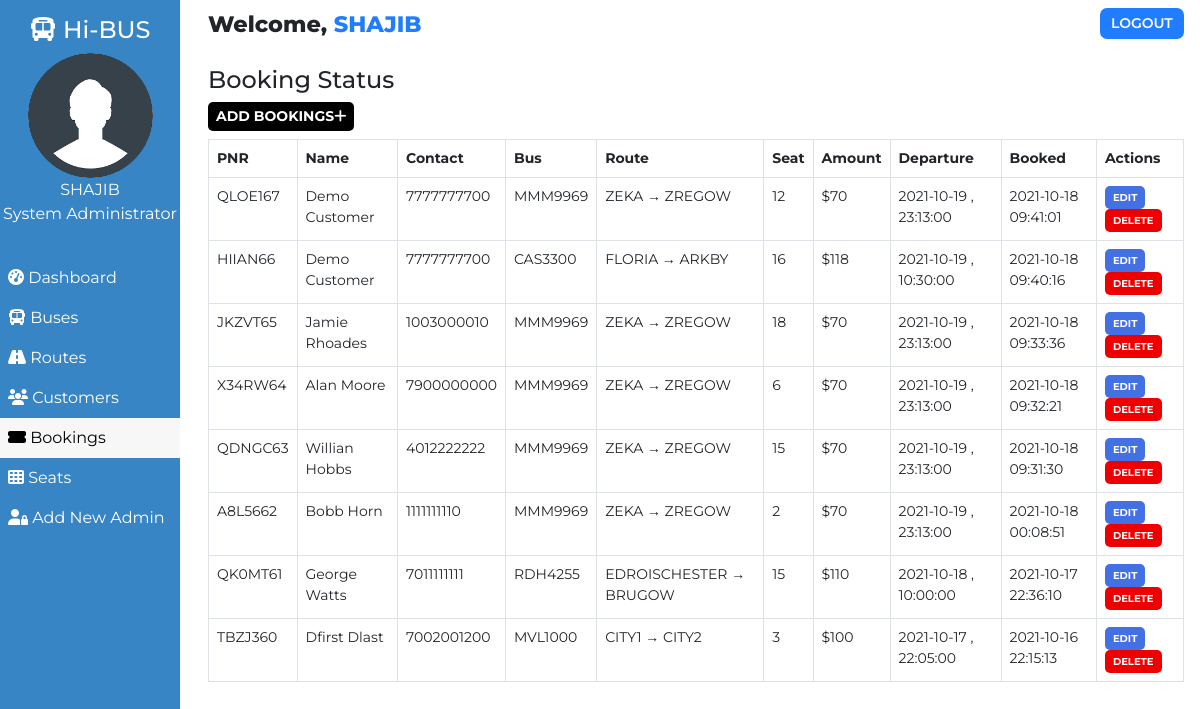
The page /admin/booking.php (signed in) on the database its author committed.
### tables this page shows
CREATE TABLE `users` (
  `user_id` int(11) NOT NULL,
  `user_fullname` varchar(100) NOT NULL,
  `user_name` varchar(30) NOT NULL,
  `user_password` varchar(255) NOT NULL,
  `user_created` datetime NOT NULL DEFAULT CURRENT_TIMESTAMP
);

CREATE TABLE `bookings` (
  `id` int(100) NOT NULL,
  `booking_id` varchar(255) NOT NULL,
  `customer_id` varchar(255) NOT NULL,
  `route_id` varchar(255) NOT NULL,
  `customer_route` varchar(200) NOT NULL,
  `booked_amount` int(100) NOT NULL,
  `booked_seat` varchar(100) NOT NULL,
  `booking_created` datetime NOT NULL DEFAULT CURRENT_TIMESTAMP
);

CREATE TABLE `customers` (
  `id` int(100) NOT NULL,
  `customer_id` varchar(255) NOT NULL,
  `customer_name` varchar(30) NOT NULL,
  `customer_phone` varchar(10) NOT NULL,
  `customer_created` datetime NOT NULL DEFAULT CURRENT_TIMESTAMP
);

CREATE TABLE `routes` (
  `id` int(100) NOT NULL,
  `route_id` varchar(255) NOT NULL,
  `bus_no` varchar(155) NOT NULL,
  `route_cities` varchar(255) NOT NULL,
  `route_dep_date` date NOT NULL,
  `route_dep_time` time NOT NULL,
  `route_step_cost` int(100) NOT NULL,
  `route_created` datetime NOT NULL DEFAULT CURRENT_TIMESTAMP
);

### assets/partials/_functions.php (called while the page is built, shortened)
<?php
    function get_from_table($conn, $table, $primaryKey, $pKeyValue, $toget)
    {
        $sql = "SELECT * FROM $table WHERE $primaryKey='$pKeyValue'";
        $result = mysqli_query($conn, $sql);
        $row = mysqli_fetch_assoc($result);
        if($row)
        {
            return $row["$toget"];
        }
        return false;
    }
?>

### admin/booking.php (the view, shortened to what this page needs)
<!DOCTYPE html>
<html lang="en">
<head>
    <link href="https://cdn.jsdelivr.net/npm/bootstrap@5.0.1/dist/css/bootstrap.min.css" rel="stylesheet">
    <?php
        $page="booking";
    ?>
</head>
<body>
    <?php require '../assets/partials/_admin-header.php';?>
        <?php
            $resultSql = "SELECT * FROM `bookings` ORDER BY booking_created DESC";
            $resultSqlResult = mysqli_query($conn, $resultSql);
            if(!mysqli_num_rows($resultSqlResult)){ ?>
                <div class="container mt-4">
                    <div id="noCustomers" class="alert alert-dark " role="alert">
                        <h1 class="alert-heading">No Bookings Found!!</h1>
                        <p class="fw-light">Be the first person to add one!</p>
                        <hr>
                        <div id="addCustomerAlert" class="alert alert-success" role="alert">
                                Click on <button id="add-button" class="button btn-sm"type="button"data-bs-toggle="modal" data-bs-target="#addModal">ADD <i class="fas fa-plus"></i></button> to add a booking!
                        </div>
                    </div>
                </div>
            <?php }
            else { ?>
            <section id="booking">
                <div id="head">
                    <h4>Booking Status</h4>
                </div>
                <div id="booking-results">
                    <div>
                        <button id="add-button" class="button btn-sm"type="button"data-bs-toggle="modal" data-bs-target="#addModal">Add Bookings<i class="fas fa-plus"></i></button>
                    </div>
                    <table class="table table-hover table-bordered">
                        <thead>
                            <th>PNR</th>
                            <th>Name</th>
                            <th>Contact</th>
                            <th>Bus</th>
                            <th>Route</th>
                            <th>Seat</th>
                            <th>Amount</th>
                            <th>Departure</th>
                            <th>Booked</th>
                            <th>Actions</th>
                        </thead>
                        <?php
                            while($row = mysqli_fetch_assoc($resultSqlResult))
                            {
                                $id = $row["id"];
                                $customer_id = $row["customer_id"];
                                $route_id = $row["route_id"];
                                $pnr = $row["booking_id"];
                                $customer_name = get_from_table($conn, "customers","customer_id", $customer_id, "customer_name");
                                $customer_phone = get_from_table($conn,"customers","customer_id", $customer_id, "customer_phone");
                                $bus_no = get_from_table($conn, "routes", "route_id", $route_id, "bus_no");
                                $route = $row["customer_route"];
                                $booked_seat = $row["booked_seat"];
                                $booked_amount = $row["booked_amount"];
                                $dep_date = get_from_table($conn, "routes", "route_id", $route_id, "route_dep_date");
                                $dep_time = get_from_table($conn, "routes", "route_id", $route_id, "route_dep_time");
                                $booked_timing = $row["booking_created"];
                        ?>
                        <tr>
                            <td>
                                <?php
                                    echo $pnr;
                                ?>
                            </td>
                            <td>
                                <?php
                                    echo $customer_name;
                                ?>
                            </td>
                            <td>
                                <?php
                                    echo $customer_phone;
                                ?>
                            </td>
                            <td>
                                <?php
                                    echo $bus_no;
                                ?>
                            </td>
                            <td>
                                <?php
                                    echo $route;
                                ?>
                            </td>
                            <td>
                                <?php
                                    echo $booked_seat;
                                ?>
                            </td>
                            <td>
                                <?php
                                    echo '$'.$booked_amount;
                                ?>
                            </td>
                            <td>
                                <?php
                                    echo $dep_date . " , ". $dep_time;
                                ?>
                            </td>
                            <td>
                                <?php
                                    echo $booked_timing;
                                ?>
                            </td>
                            <td>
                            <button class="button btn-sm edit-button" data-link="<?php echo $_SERVER['REQUEST_URI']; ?>" data-customerid="<?php
                                                echo $customer_id;?>" data-id="<?php
                                                echo $id;?>" data-name="<?php
                                                echo $customer_name;?>" data-phone="<?php
                                                echo $customer_phone;?>" >Edit</button>
                                <button class="button delete-button btn-sm" data-bs-toggle="modal" data-bs-target="#deleteModal"
                                data-id="<?php
                                                echo $id;?>" data-bookedseat="<?php
                                                echo $booked_seat;
                                            ?>" data-routeid="<?php
                                            echo $route_id;
                                        ?>"> Delete</button>
                            </td>
                        </tr>
                        <?php
                        }
                    ?>
                    </table>
                </div>
            </section>
            <?php } ?>
        </div>
    </main>
</body>
</html>

### assets/partials/_admin-header.php (shortened to what this page needs)
<?php
    require '_functions.php';
    $conn = db_connect();
    $user_id = $_SESSION['user_id'];
    $sql = "SELECT * FROM users WHERE user_id = $user_id";
    $result = mysqli_query($conn, $sql);
    if($row = mysqli_fetch_assoc($result))
    {
        $user_fullname = $row["user_fullname"];
    }
?>
    <main id="container">
        <div id="sidebar">
            <h4><i class="fas fa-bus"></i> Hi-BUS</h4>
            <div>
                <img class="adminDp" src="../assets/img/userav-min.png" height="125px" alt="Admin Profile Pic">
                <p>
                    <?php  echo $user_fullname;  ?>
                </p>
                <p>System Administrator</p>
            </div>
            <ul id="options">
                <li class="option <?php if($page=='dashboard'){ echo 'active';}?>">
                    <a href="./dashboard.php">
                    <i class="fas fa-tachometer-alt"></i> Dashboard
                    </a>
                </li>
                <li class="option <?php if($page=='bus'){ echo 'active';}?>">
                    <a href="./bus.php">
                    <i class="fas fa-bus"></i> Buses
                    </a>
                </li>
                <li class="option <?php if($page=='route'){ echo 'active';}?>">
                    <a href="./route.php">
                    <i class="fas fa-road"></i> Routes
                    </a>
                </li>
                <li class="option <?php if($page=='customer'){ echo 'active';}?>">
                    <a href="./customer.php">
                    <i class="fas fa-users"></i> Customers
                    </a>
                </li>
                <li class="option <?php if($page=='booking'){ echo 'active';}?>">
                    <a href="./booking.php">
                    <i class="fas fa-ticket-alt"></i> Bookings
                    </a>
                </li>
                <li class="option <?php if($page=='seat'){ echo 'active';}?>">
                    <a href="./seat.php">
                    <i class="fas fa-th"></i> Seats
                    </a>
                </li>
                <li class="option <?php if($page=='signup'){ echo 'active';}?>">
                    <a href="./signup.php">
                    <i class="fas fa-user-lock"></i> Add New Admin
                    </a>
                </li>
            </ul>
        </div>
        <div id="main-content">
            <section id="welcome">
                <ul>
                    <li class="welcome-item">Welcome,
                        <span id="USER">
                            <?php
                                echo $user_fullname;
                            ?>
                        </span>
                    </li>
                    <li class="welcome-item">
                        <button id="logout" class="btn-sm">
                            <a href="../assets/partials/_logout.php">LOGOUT</a>
                        </button>
                    </li>
                </ul>
            </section>

### assets/styles/admin.php (style rules this page uses)
body { margin: 0; box-sizing: border-box; font-family: 'Montserrat', sans-serif; background-color: white; }
html { scroll-behavior: smooth; }
*, *::after, *::before { box-sizing: inherit; }
#USER { color: #207DFF; }
.adminDp { border-radius: 50%; }
#welcome { background-color: white; }
#welcome ul { display: flex; justify-content: space-between; list-style-type: none; padding: 0; margin: 0; }
#welcome li { margin: 0 1rem; padding: 0.5rem 0; }
#welcome li:first-child { font-weight: 800; font-size: 1.4rem; }
#logout { padding: 0.3rem 0.7rem; background-color: #207DFF; font-weight: 600; outline: none; border: none; border-radius: 7px; }
#logout a { color: white; text-decoration: none; }
@media only screen and (min-width:1000px) { #sidebar { text-align: center; background-color: #3885c5; color: white; width: 15%; position: fixed; top: 0%; padding-top: 1rem; z-index: 2; height: 100vh; } }
@media only screen and (min-width:1000px) { #sidebar p { margin: 0; } }
@media only screen and (min-width:1000px) { #sidebar ul { margin-top: 2rem; } }
@media only screen and (min-width:1000px) { #options { list-style-type: none; text-align: left; padding-left: 0; } }
@media only screen and (min-width:1000px) { .option a { display: block; padding: 0.5rem; text-decoration: none; color: inherit; } }
@media only screen and (min-width:1000px) { .active { background-color:#f7f7f7; color:black; } }
@media only screen and (min-width:1000px) { #main-content { margin-left: 16%; } }

### assets/styles/admin-options.php (style rules this page uses)
* { font-family: Montserrat; }
#booking #head, #customer #head, #route #head, #seat #head, #bus #head { padding-top: 1rem; }
#booking, #customer, #route, #bus, #seat { padding: 0 1rem; }
#booking-results > div, #customer-results > div, #route-results > div, #bus-results > div { margin-bottom: 0.5rem; }
#booking-results button, #customer-results button, #route button, #bus-results button { border-radius: 5px; }
.button { border: none; font-weight: bold; text-transform: uppercase; }
#add-button { background-color: black; color: white; }
table { font-size: 14px; }
table th,td { padding-left: 0.3rem; }
table button { color: white; }
.edit-button { background-color: #4370E2; }
.delete-button { background-color: #EF0000; }
.edit-button, .delete-button { font-size: 10px }

### rows shown on the page
users: user_fullname "SHAJIB"
bookings: booking "QLOE167", customer.customer_name "Demo Customer", customer.customer_phone "7777777700", route.bus_no "MMM9969", customer_route "ZEKA → ZREGOW", booked_seat "12", booked_amount "70", route.route_dep_date "2021-10-19", route.route_dep_time "23:13:00", booking_created "2021-10-18 09:41:01"
bookings: booking "HIIAN66", customer.customer_name "Demo Customer", customer.customer_phone "7777777700", route.bus_no "CAS3300", customer_route "FLORIA → ARKBY", booked_seat "16", booked_amount "118", route.route_dep_date "2021-10-19", route.route_dep_time "10:30:00", booking_created "2021-10-18 09:40:16"
bookings: booking "JKZVT65", customer.customer_name "Jamie Rhoades", customer.customer_phone "1003000010", route.bus_no "MMM9969", customer_route "ZEKA → ZREGOW", booked_seat "18", booked_amount "70", route.route_dep_date "2021-10-19", route.route_dep_time "23:13:00", booking_created "2021-10-18 09:33:36"
bookings: booking "X34RW64", customer.customer_name "Alan Moore", customer.customer_phone "7900000000", route.bus_no "MMM9969", customer_route "ZEKA → ZREGOW", booked_seat "6", booked_amount "70", route.route_dep_date "2021-10-19", route.route_dep_time "23:13:00", booking_created "2021-10-18 09:32:21"
bookings: booking "QDNGC63", customer.customer_name "Willian Hobbs", customer.customer_phone "4012222222", route.bus_no "MMM9969", customer_route "ZEKA → ZREGOW", booked_seat "15", booked_amount "70", route.route_dep_date "2021-10-19", route.route_dep_time "23:13:00", booking_created "2021-10-18 09:31:30"
bookings: booking "A8L5662", customer.customer_name "Bobb Horn", customer.customer_phone "1111111110", route.bus_no "MMM9969", customer_route "ZEKA → ZREGOW", booked_seat "2", booked_amount "70", route.route_dep_date "2021-10-19", route.route_dep_time "23:13:00", booking_created "2021-10-18 00:08:51"
bookings: booking "QK0MT61", customer.customer_name "George Watts", customer.customer_phone "7011111111", route.bus_no "RDH4255", customer_route "EDROISCHESTER → BRUGOW", booked_seat "15", booked_amount "110", route.route_dep_date "2021-10-18", route.route_dep_time "10:00:00", booking_created "2021-10-17 22:36:10"
bookings: booking "TBZJ360", customer.customer_name "Dfirst Dlast", customer.customer_phone "7002001200", route.bus_no "MVL1000", customer_route "CITY1 → CITY2", booked_seat "3", booked_amount "100", route.route_dep_date "2021-10-17", route.route_dep_time "22:05:00", booking_created "2021-10-16 22:15:13"
